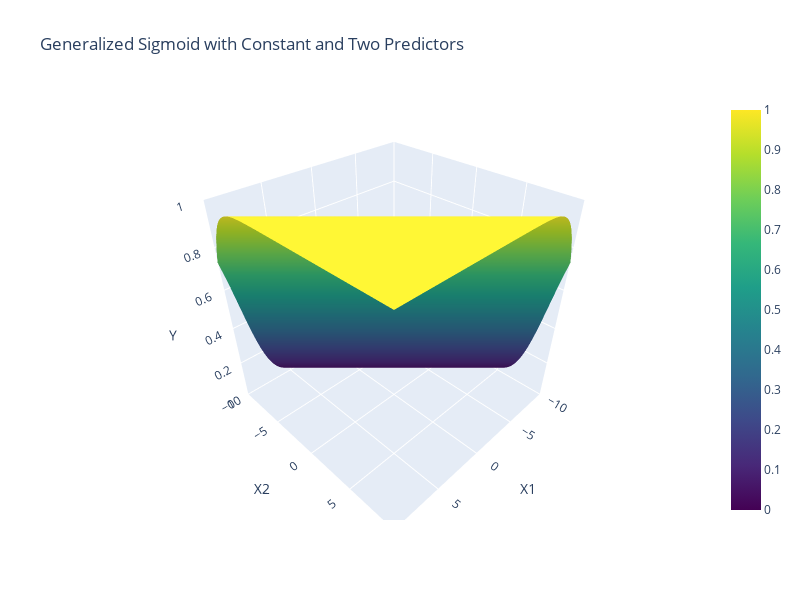

Notebook source saved alongside this figure:
### Code cell
import ipywidgets as widgets
import numpy as np
import plotly.graph_objects as go
from IPython.display import display, clear_output

# Create an Output widget to display the plot
output = widgets.Output()

# Interactive function to update the 3D plot with constant and two predictors
def update_plot(left_asymptote, right_asymptote, coef_0, coef_1, coef_2):
    with output:
        clear_output(wait=True)  # Clear the previous output to prevent duplicate plots
        
        # Define the two variables X1 and X2
        X1 = np.linspace(-10, 10, 100)
        X2 = np.linspace(-10, 10, 100)
        X1, X2 = np.meshgrid(X1, X2)  # Create a meshgrid for 3D plotting
        
        # Add the constant term (X0), interaction term (X1 * X2)
        X0 = np.ones_like(X1)  # Constant term (all ones)
        X = np.column_stack([X0.ravel(), X1.ravel(), X2.ravel()])  # Combine constant, X1, X2

        # Coefficients controlling slopes for X0, X1, and X2
        B = [coef_0, coef_1, coef_2]

        # Calculate Y using the generalized sigmoid function
        y = sigmoid(X, left_asymptote, right_asymptote, B)
        y = y.reshape(X1.shape)  # Reshape the result back to 2D for plotting

        # Create 3D surface plot with Plotly
        fig = go.Figure(data=[go.Surface(z=y, x=X1, y=X2, colorscale='Viridis')])

        # Update layout for interactive dragging, orientation, and axis limits
        fig.update_layout(
            title="Generalized Sigmoid with Constant and Two Predictors",
            scene=dict(
                xaxis_title="X1",
                yaxis_title="X2",
                zaxis_title="Y",
                xaxis=dict(range=[-10, 10]),  # Set x-axis limits
                yaxis=dict(range=[-10, 10]),  # Set y-axis limits
                zaxis=dict(range=[left_asymptote, right_asymptote])  # Set z-axis limits
            ),
            width=800, height=600,
        )
        
        # Display the figure inside the output widget
        fig.show()
    
    # Return None to avoid implicit display by interact
    return None

# Display the output widget
display(output)

# Create interactive sliders for each parameter, including interaction term
interact(
    update_plot,
    left_asymptote=widgets.FloatSlider(min=-5, max=5, step=0.1, value=0, description="Lower Asymptote"),
    right_asymptote=widgets.FloatSlider(min=0, max=10, step=0.1, value=1, description="Upper Asymptote"),
    coef_0=widgets.FloatSlider(min=-10, max=10, step=0.1, value=1, description="coef_0 (Constant)"),
    coef_1=widgets.FloatSlider(min=-10, max=10, step=0.1, value=1, description="coef_1 (X1)"),
    coef_2=widgets.FloatSlider(min=-10, max=10, step=0.1, value=1, description="coef_2 (X2)")
)

### Figure 1 — Plotly figure (JSON) as saved in the notebook; plotly's stock layout.template omitted (floating-point values rounded to 4 significant figures; data arrays with more than 128 entries replaced by an {"elided": "..."} marker saying what was removed)
{"data": [{"colorscale": [[0, "#440154"], [0.1111, "#482878"], [0.2222, "#3e4989"], [0.3333, "#31688e"], [0.4444, "#26828e"], [0.5556, "#1f9e89"], [0.6667, "#35b779"], [0.7778, "#6ece58"], [0.8889, "#b5de2b"], [1, "#fde725"]], "type": "surface", "x": {"elided": "100x100 float values"}, "y": {"elided": "100x100 float values"}, "z": {"elided": "100x100 float values"}}], "layout": {"height": 600, "scene": {"xaxis": {"range": [-10, 10], "title": {"text": "X1"}}, "yaxis": {"range": [-10, 10], "title": {"text": "X2"}}, "zaxis": {"range": [0, 1], "title": {"text": "Y"}}}, "title": {"text": "Generalized Sigmoid with Constant and Two Predictors"}, "width": 800}}
